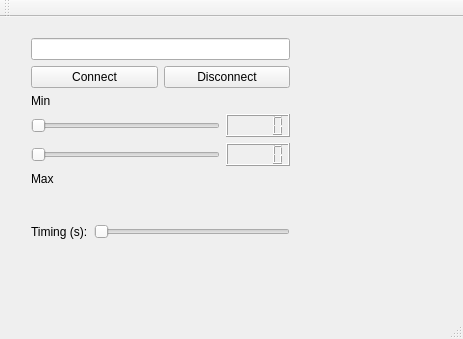
<?xml version="1.0" encoding="UTF-8"?>
<ui version="4.0">
 <class>MainWindow</class>
 <widget class="QMainWindow" name="MainWindow">
  <property name="geometry">
   <rect>
    <x>0</x>
    <y>0</y>
    <width>463</width>
    <height>339</height>
   </rect>
  </property>
  <property name="windowTitle">
   <string>MainWindow</string>
  </property>
  <widget class="QWidget" name="centralWidget">
   <widget class="QWidget" name="">
    <property name="geometry">
     <rect>
      <x>20</x>
      <y>10</y>
      <width>281</width>
      <height>223</height>
     </rect>
    </property>
    <layout class="QVBoxLayout" name="verticalLayout_4">
     <item>
      <layout class="QVBoxLayout" name="verticalLayout_3">
       <item>
        <layout class="QVBoxLayout" name="verticalLayout">
         <item>
          <widget class="QLineEdit" name="lineEdit"/>
         </item>
         <item>
          <layout class="QHBoxLayout" name="horizontalLayout">
           <item>
            <widget class="QPushButton" name="pushButton_connect">
             <property name="text">
              <string>Connect</string>
             </property>
            </widget>
           </item>
           <item>
            <widget class="QPushButton" name="pushButton_disconnect">
             <property name="text">
              <string>Disconnect</string>
             </property>
            </widget>
           </item>
          </layout>
         </item>
        </layout>
       </item>
       <item>
        <widget class="QLabel" name="label">
         <property name="text">
          <string>Min</string>
         </property>
        </widget>
       </item>
       <item>
        <layout class="QVBoxLayout" name="verticalLayout_2">
         <item>
          <layout class="QHBoxLayout" name="horizontalLayout_3">
           <item>
            <widget class="QSlider" name="horizontalSlider">
             <property name="orientation">
              <enum>Qt::Horizontal</enum>
             </property>
            </widget>
           </item>
           <item>
            <widget class="QLCDNumber" name="lcdNumber"/>
           </item>
          </layout>
         </item>
         <item>
          <layout class="QHBoxLayout" name="horizontalLayout_2">
           <item>
            <widget class="QSlider" name="horizontalSlider_2">
             <property name="orientation">
              <enum>Qt::Horizontal</enum>
             </property>
            </widget>
           </item>
           <item>
            <widget class="QLCDNumber" name="lcdNumber_2"/>
           </item>
          </layout>
         </item>
        </layout>
       </item>
       <item>
        <widget class="QLabel" name="label_2">
         <property name="text">
          <string>Max</string>
         </property>
        </widget>
       </item>
      </layout>
     </item>
     <item>
      <spacer name="verticalSpacer">
       <property name="orientation">
        <enum>Qt::Vertical</enum>
       </property>
       <property name="sizeHint" stdset="0">
        <size>
         <width>20</width>
         <height>18</height>
        </size>
       </property>
      </spacer>
     </item>
     <item>
      <layout class="QHBoxLayout" name="horizontalLayout_4">
       <item>
        <widget class="QLabel" name="label_3">
         <property name="text">
          <string>Timing (s):</string>
         </property>
        </widget>
       </item>
       <item>
        <widget class="QSlider" name="horizontalSlider_3">
         <property name="orientation">
          <enum>Qt::Horizontal</enum>
         </property>
        </widget>
       </item>
      </layout>
     </item>
    </layout>
   </widget>
  </widget>
  <widget class="QMenuBar" name="menuBar">
   <property name="geometry">
    <rect>
     <x>0</x>
     <y>0</y>
     <width>463</width>
     <height>22</height>
    </rect>
   </property>
  </widget>
  <widget class="QToolBar" name="mainToolBar">
   <attribute name="toolBarArea">
    <enum>TopToolBarArea</enum>
   </attribute>
   <attribute name="toolBarBreak">
    <bool>false</bool>
   </attribute>
  </widget>
  <widget class="QStatusBar" name="statusBar"/>
 </widget>
 <layoutdefault spacing="6" margin="11"/>
 <resources/>
 <connections/>
</ui>
